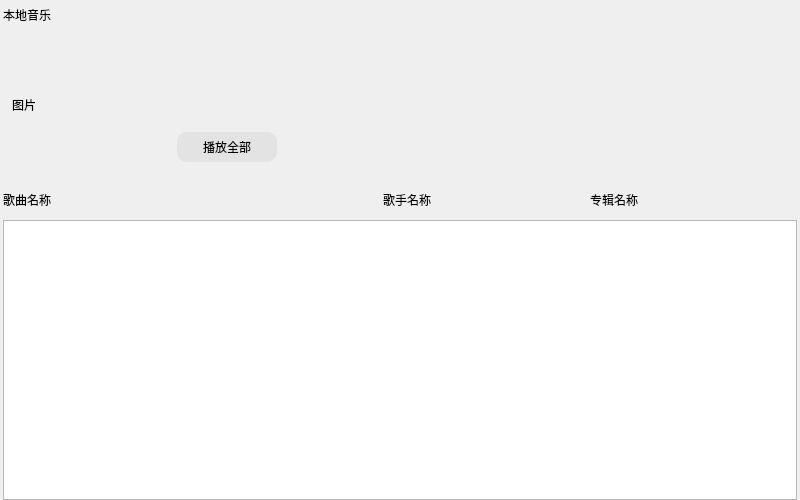
<?xml version="1.0" encoding="UTF-8"?>
<ui version="4.0">
 <class>CommonPage</class>
 <widget class="QWidget" name="CommonPage">
  <property name="geometry">
   <rect>
    <x>0</x>
    <y>0</y>
    <width>800</width>
    <height>500</height>
   </rect>
  </property>
  <property name="windowTitle">
   <string>Form</string>
  </property>
  <layout class="QVBoxLayout" name="verticalLayout">
   <property name="spacing">
    <number>0</number>
   </property>
   <property name="leftMargin">
    <number>3</number>
   </property>
   <property name="topMargin">
    <number>0</number>
   </property>
   <property name="rightMargin">
    <number>3</number>
   </property>
   <property name="bottomMargin">
    <number>0</number>
   </property>
   <item>
    <widget class="QLabel" name="PageTittle">
     <property name="minimumSize">
      <size>
       <width>0</width>
       <height>30</height>
      </size>
     </property>
     <property name="maximumSize">
      <size>
       <width>16777215</width>
       <height>30</height>
      </size>
     </property>
     <property name="text">
      <string>本地音乐</string>
     </property>
    </widget>
   </item>
   <item>
    <widget class="QWidget" name="musicPlayBox" native="true">
     <property name="minimumSize">
      <size>
       <width>0</width>
       <height>150</height>
      </size>
     </property>
     <property name="maximumSize">
      <size>
       <width>16777215</width>
       <height>150</height>
      </size>
     </property>
     <property name="styleSheet">
      <string notr="true"/>
     </property>
     <layout class="QHBoxLayout" name="horizontalLayout">
      <item>
       <widget class="QLabel" name="musicImageLabel">
        <property name="minimumSize">
         <size>
          <width>150</width>
          <height>0</height>
         </size>
        </property>
        <property name="maximumSize">
         <size>
          <width>150</width>
          <height>16777215</height>
         </size>
        </property>
        <property name="styleSheet">
         <string notr="true"/>
        </property>
        <property name="text">
         <string>图片</string>
        </property>
       </widget>
      </item>
      <item>
       <widget class="QWidget" name="playAll" native="true">
        <property name="minimumSize">
         <size>
          <width>120</width>
          <height>0</height>
         </size>
        </property>
        <property name="maximumSize">
         <size>
          <width>120</width>
          <height>16777215</height>
         </size>
        </property>
        <property name="styleSheet">
         <string notr="true"/>
        </property>
        <layout class="QVBoxLayout" name="verticalLayout_2">
         <item>
          <spacer name="verticalSpacer">
           <property name="orientation">
            <enum>Qt::Vertical</enum>
           </property>
           <property name="sizeHint" stdset="0">
            <size>
             <width>20</width>
             <height>75</height>
            </size>
           </property>
          </spacer>
         </item>
         <item>
          <widget class="QPushButton" name="playAllBtn">
           <property name="minimumSize">
            <size>
             <width>100</width>
             <height>30</height>
            </size>
           </property>
           <property name="maximumSize">
            <size>
             <width>100</width>
             <height>30</height>
            </size>
           </property>
           <property name="styleSheet">
            <string notr="true">#playAllBtn
{
    background-color:#E3E3E3;
    border-radius: 10px;
}

#playAllBtn:hover
{
    background-color:#1ECD97;
}</string>
           </property>
           <property name="text">
            <string>播放全部</string>
           </property>
          </widget>
         </item>
        </layout>
       </widget>
      </item>
      <item>
       <spacer name="horizontalSpacer">
        <property name="orientation">
         <enum>Qt::Horizontal</enum>
        </property>
        <property name="sizeHint" stdset="0">
         <size>
          <width>491</width>
          <height>20</height>
         </size>
        </property>
       </spacer>
      </item>
     </layout>
    </widget>
   </item>
   <item>
    <widget class="QWidget" name="listLabelBox" native="true">
     <property name="minimumSize">
      <size>
       <width>0</width>
       <height>40</height>
      </size>
     </property>
     <property name="maximumSize">
      <size>
       <width>16777215</width>
       <height>40</height>
      </size>
     </property>
     <property name="styleSheet">
      <string notr="true"/>
     </property>
     <layout class="QHBoxLayout" name="horizontalLayout_2">
      <property name="spacing">
       <number>0</number>
      </property>
      <property name="leftMargin">
       <number>0</number>
      </property>
      <property name="topMargin">
       <number>0</number>
      </property>
      <property name="rightMargin">
       <number>0</number>
      </property>
      <property name="bottomMargin">
       <number>0</number>
      </property>
      <item>
       <widget class="QLabel" name="musicNameLabel">
        <property name="minimumSize">
         <size>
          <width>380</width>
          <height>0</height>
         </size>
        </property>
        <property name="maximumSize">
         <size>
          <width>380</width>
          <height>16777215</height>
         </size>
        </property>
        <property name="text">
         <string>歌曲名称</string>
        </property>
       </widget>
      </item>
      <item>
       <widget class="QLabel" name="musicSingerLabel">
        <property name="minimumSize">
         <size>
          <width>130</width>
          <height>0</height>
         </size>
        </property>
        <property name="text">
         <string>歌手名称</string>
        </property>
       </widget>
      </item>
      <item>
       <widget class="QLabel" name="musicAlbumLabel">
        <property name="text">
         <string>专辑名称</string>
        </property>
       </widget>
      </item>
     </layout>
    </widget>
   </item>
   <item>
    <widget class="QListWidget" name="pageMusicList">
     <property name="styleSheet">
      <string notr="true">#pageMusicList::item:selected
{
    background-color:#EFEFEF;
}

QScrollBar:vertical
{
    border:none;
    width: 10px;
    background-color:#FFFFFF;
    margin: 0px 0px 0px 0px;
}

QScrollBar::handle:vertical
{
    width:10px;
    background-color:#E3E3E3;
    border-radius:5px;
    min-height: 20px;
}
</string>
     </property>
    </widget>
   </item>
  </layout>
 </widget>
 <resources/>
 <connections/>
</ui>
